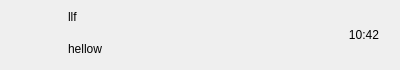
<?xml version="1.0" encoding="UTF-8"?>
<ui version="4.0">
 <class>ChatUserWid</class>
 <widget class="QWidget" name="ChatUserWid">
  <property name="geometry">
   <rect>
    <x>0</x>
    <y>0</y>
    <width>400</width>
    <height>70</height>
   </rect>
  </property>
  <property name="minimumSize">
   <size>
    <width>0</width>
    <height>70</height>
   </size>
  </property>
  <property name="maximumSize">
   <size>
    <width>16777215</width>
    <height>70</height>
   </size>
  </property>
  <property name="windowTitle">
   <string>Form</string>
  </property>
  <layout class="QHBoxLayout" name="horizontalLayout">
   <property name="spacing">
    <number>5</number>
   </property>
   <property name="topMargin">
    <number>2</number>
   </property>
   <property name="bottomMargin">
    <number>2</number>
   </property>
   <item>
    <widget class="QWidget" name="icon_wid" native="true">
     <property name="minimumSize">
      <size>
       <width>50</width>
       <height>50</height>
      </size>
     </property>
     <property name="maximumSize">
      <size>
       <width>50</width>
       <height>50</height>
      </size>
     </property>
     <layout class="QHBoxLayout" name="horizontalLayout_2">
      <property name="spacing">
       <number>0</number>
      </property>
      <property name="leftMargin">
       <number>0</number>
      </property>
      <property name="topMargin">
       <number>0</number>
      </property>
      <property name="rightMargin">
       <number>0</number>
      </property>
      <property name="bottomMargin">
       <number>0</number>
      </property>
      <item>
       <widget class="QLabel" name="icon_lb">
        <property name="minimumSize">
         <size>
          <width>45</width>
          <height>45</height>
         </size>
        </property>
        <property name="maximumSize">
         <size>
          <width>45</width>
          <height>45</height>
         </size>
        </property>
        <property name="text">
         <string/>
        </property>
       </widget>
      </item>
     </layout>
    </widget>
   </item>
   <item>
    <widget class="QWidget" name="user_info_wid" native="true">
     <layout class="QVBoxLayout" name="verticalLayout">
      <property name="leftMargin">
       <number>2</number>
      </property>
      <property name="topMargin">
       <number>2</number>
      </property>
      <property name="rightMargin">
       <number>2</number>
      </property>
      <property name="bottomMargin">
       <number>7</number>
      </property>
      <item>
       <widget class="QLabel" name="user_name_lb">
        <property name="text">
         <string>llf</string>
        </property>
       </widget>
      </item>
      <item>
       <widget class="QLabel" name="user_chat_lb">
        <property name="text">
         <string>hellow</string>
        </property>
       </widget>
      </item>
     </layout>
    </widget>
   </item>
   <item>
    <widget class="QWidget" name="time_wid" native="true">
     <property name="minimumSize">
      <size>
       <width>50</width>
       <height>50</height>
      </size>
     </property>
     <property name="maximumSize">
      <size>
       <width>50</width>
       <height>50</height>
      </size>
     </property>
     <layout class="QHBoxLayout" name="horizontalLayout_3">
      <item>
       <widget class="QLabel" name="time_lb">
        <property name="text">
         <string>10:42</string>
        </property>
        <property name="alignment">
         <set>Qt::AlignmentFlag::AlignCenter</set>
        </property>
       </widget>
      </item>
     </layout>
    </widget>
   </item>
  </layout>
 </widget>
 <resources/>
 <connections/>
</ui>
